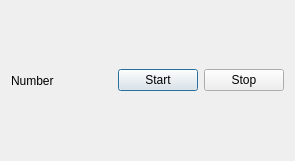
<?xml version="1.0" encoding="UTF-8"?>
<ui version="4.0">
 <class>Dialog</class>
 <widget class="QDialog" name="Dialog">
  <property name="geometry">
   <rect>
    <x>0</x>
    <y>0</y>
    <width>295</width>
    <height>161</height>
   </rect>
  </property>
  <property name="windowTitle">
   <string>Dialog</string>
  </property>
  <layout class="QHBoxLayout" name="horizontalLayout">
   <item>
    <widget class="QLabel" name="label">
     <property name="text">
      <string>Number</string>
     </property>
    </widget>
   </item>
   <item>
    <spacer name="horizontalSpacer">
     <property name="orientation">
      <enum>Qt::Horizontal</enum>
     </property>
     <property name="sizeHint" stdset="0">
      <size>
       <width>40</width>
       <height>20</height>
      </size>
     </property>
    </spacer>
   </item>
   <item>
    <widget class="QPushButton" name="pushButton">
     <property name="text">
      <string>Start</string>
     </property>
    </widget>
   </item>
   <item>
    <widget class="QPushButton" name="pushButton_2">
     <property name="text">
      <string>Stop</string>
     </property>
    </widget>
   </item>
  </layout>
 </widget>
 <resources/>
 <connections/>
</ui>
